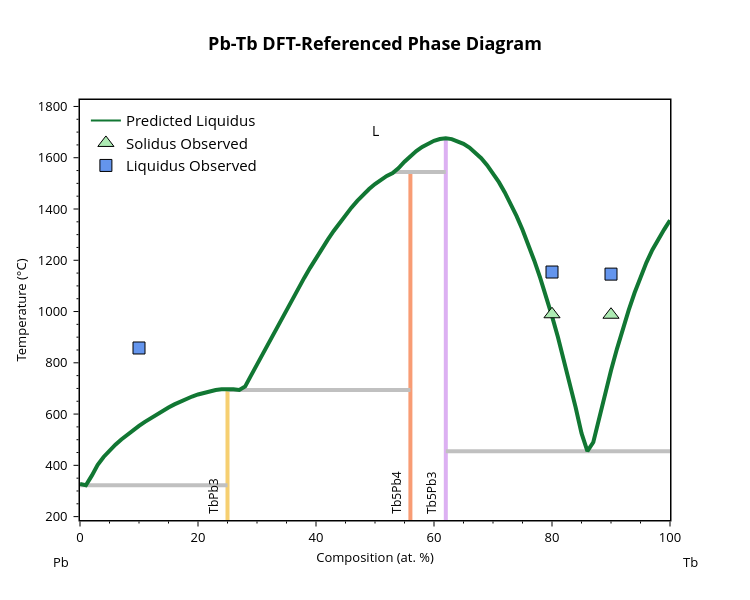

The notebook cell this image was saved under:
### Markdown cell above
Now that we have some datapoints, let's add them to the figure to see how well our initial predicition performed

### Code cell
def add_experimental_traces(figure: go.Figure):
    """Add experimental observation traces to a plotly figure"""

    # Add solidus observed markers
    figure.add_trace(go.Scatter(
            x=[point[0] for point in solidus_points],
            y=[point[1] for point in solidus_points],
            mode='markers',
            marker=dict(color='#ADEBB3', size=14, symbol='triangle-up', line=dict(width=1, color='black')),
            name='Solidus Observed'
    ))

    # Add liquidus observed markers
    figure.add_trace(go.Scatter(
            x=[point[0] for point in liquidus_points],
            y=[point[1] for point in liquidus_points],
            mode='markers',
            marker=dict(color='cornflowerblue', size=12, symbol='square', line=dict(width=1, color='black')),
            name='Liquidus Observed'
    ))

fig = blp.get_plot('pred')
add_experimental_traces(fig) # add the experimental data to the plot
fig.show()

### Figure 1 — Plotly figure (JSON) as saved in the notebook; plotly's stock layout.template omitted (floating-point values rounded to 4 significant figures)
{"data": [{"hovertemplate": "label=TbPb3<br>x=%{x}<br>t=%{y}<extra></extra>", "legendgroup": "TbPb3", "line": {"color": "rgb(246, 207, 113)", "dash": "solid", "width": 4}, "marker": {"symbol": "circle"}, "mode": "lines", "name": "TbPb3", "orientation": "v", "showlegend": false, "type": "scatter", "x": [25, 25, 25, 25, 25, 25, 25, 25, 25, 25, 25, 25, 25, 25, 25, 25, 25, 25, 25, 25, 25, 25, 25, 25, 25, 25, 25, 25, 25], "xaxis": "x", "y": [322.2, 694.3, 696.6, 696.5, 359.8, 401.7, 432.6, 537.2, 500.7, 519.5, 683.5, 676.5, 668.4, 613.0, 637.9, 625.9, 689.2, 693.6, 698.1, 698.1, 480.5, 458.1, 569.8, 553.9, 649.0, 659.2, 584.9, 599.3, -273.1], "yaxis": "y"}, {"hovertemplate": "label=Tb5Pb4<br>x=%{x}<br>t=%{y}<extra></extra>", "legendgroup": "Tb5Pb4", "line": {"color": "rgb(248, 156, 116)", "dash": "solid", "width": 4}, "marker": {"symbol": "circle"}, "mode": "lines", "name": "Tb5Pb4", "orientation": "v", "showlegend": false, "type": "scatter", "x": [56.0, 56.0, 56.0, 56.0, 56.0, 56.0, 56.0, 56.0, 56.0, 56.0, 56.0, 56.0, 56.0, 56.0, 56.0, 56.0, 56.0, 56.0, 56.0, 56.0, 56.0, 56.0, 56.0, 56.0, 56.0, 56.0, 56.0, 56.0, 56.0], "xaxis": "x", "y": [694.3, 1456.0, 1405.0, 1432.0, 1245.0, 1281.0, 1314.0, 1545.0, 1497.0, 1478.0, 1377.0, 1346.0, 1541.0, 1208.0, 1091.0, 966.0, 1514.0, 1529.0, 1131.0, 1170.0, 1008.0, 1050.0, 708.0, 750.8, 837.1, 793.9, 880.2, 923.3, -273.1], "yaxis": "y"}, {"hovertemplate": "label=Tb5Pb3<br>x=%{x}<br>t=%{y}<extra></extra>", "legendgroup": "Tb5Pb3", "line": {"color": "rgb(220, 176, 242)", "dash": "solid", "width": 4}, "marker": {"symbol": "circle"}, "mode": "lines", "name": "Tb5Pb3", "orientation": "v", "showlegend": false, "type": "scatter", "x": [62, 62, 62, 62, 62, 62, 62, 62, 62, 62, 62, 62, 62, 62, 62, 62, 62, 62, 62, 62, 62, 62, 62, 62, 62, 62, 62, 62, 62, 62, 62, 62, 62, 62, 62, 62], "xaxis": "x", "y": [455.4, 1626.0, 1545.0, 1560.0, 1673.0, 1261.0, 1421.0, 1540.0, 1059.0, 900.4, 982.2, 525.5, 626.3, 813.9, 722.5, 1585.0, 1607.0, 1676.0, 1676.0, 1642.0, 1656.0, 1673.0, 1666.0, 1372.0, 1319.0, 1505.0, 1465.0, 1665.0, 1654.0, 1621.0, 1640.0, 1598.0, 1571.0, 1198.0, 1131.0, -273.1], "yaxis": "y"}, {"hovertemplate": "x=%{x}<br>y=%{y}<extra></extra>", "legendgroup": "", "line": {"color": "Silver", "dash": "solid", "width": 4}, "marker": {"symbol": "circle"}, "mode": "lines", "name": "", "orientation": "v", "showlegend": false, "type": "scatter", "x": [0, 1, 25], "xaxis": "x", "y": [322.2, 322.2, 322.2], "yaxis": "y"}, {"hovertemplate": "x=%{x}<br>y=%{y}<extra></extra>", "legendgroup": "", "line": {"color": "Silver", "dash": "solid", "width": 4}, "marker": {"symbol": "circle"}, "mode": "lines", "name": "", "orientation": "v", "showlegend": false, "type": "scatter", "x": [62, 86, 100], "xaxis": "x", "y": [455.4, 455.4, 455.4], "yaxis": "y"}, {"hovertemplate": "x=%{x}<br>y=%{y}<extra></extra>", "legendgroup": "", "line": {"color": "Silver", "dash": "solid", "width": 4}, "marker": {"symbol": "circle"}, "mode": "lines", "name": "", "orientation": "v", "showlegend": false, "type": "scatter", "x": [25, 27, 56.0], "xaxis": "x", "y": [694.3, 694.3, 694.3], "yaxis": "y"}, {"hovertemplate": "x=%{x}<br>y=%{y}<extra></extra>", "legendgroup": "", "line": {"color": "Silver", "dash": "solid", "width": 4}, "marker": {"symbol": "circle"}, "mode": "lines", "name": "", "orientation": "v", "showlegend": false, "type": "scatter", "x": [53, 56.0, 62], "xaxis": "x", "y": [1545.0, 1545.0, 1545.0], "yaxis": "y"}, {"hovertemplate": "label=L<br>x=%{x}<br>t=%{y}<extra></extra>", "legendgroup": "L", "line": {"color": "#117733", "dash": "solid", "width": 4}, "marker": {"symbol": "circle"}, "mode": "lines", "name": "L", "orientation": "v", "showlegend": false, "type": "scatter", "x": [0, 1, 2, 3, 4, 5, 6, 7.0, 8, 9, 10, 11, 12, 13, 14.0, 15, 16, 17, 18, 19, 20, 21, 22, 23, 24, 25, 26, 27, 28.0, 29.0, 30, 31, 32, 33, 34, 35, 36, 37, 38, 39, 40, 41, 42, 43, 44, 45, 46, 47, 48, 49, 50, 51, 52, 53, 54, 55.0, 56.0, 57.0, 58.0, 59, 60, 61, 62, 63, 64, 65, 66, 67, 68, 69, 70, 71, 72, 73, 74, 75, 76, 77, 78, 79, 80, 81, 82, 83, 84, 85, 86, 87, 88, 89, 90, 91, 92, 93, 94, 95, 96, 97, 98, 99, 100], "xaxis": "x", "y": [327.6, 322.2, 359.8, 401.7, 432.6, 458.1, 480.5, 500.7, 519.5, 537.2, 553.9, 569.8, 584.9, 599.3, 613.0, 625.9, 637.9, 649.0, 659.2, 668.4, 676.5, 683.5, 689.2, 693.6, 696.6, 698.1, 696.5, 694.3, 708.0, 750.8, 793.9, 837.1, 880.2, 923.3, 966.0, 1008.0, 1050.0, 1091.0, 1131.0, 1170.0, 1208.0, 1245.0, 1281.0, 1314.0, 1346.0, 1377.0, 1405.0, 1432.0, 1456.0, 1478.0, 1497.0, 1514.0, 1529.0, 1541.0, 1560.0, 1585.0, 1607.0, 1626.0, 1642.0, 1656.0, 1666.0, 1673.0, 1676.0, 1673.0, 1665.0, 1654.0, 1640.0, 1621.0, 1598.0, 1571.0, 1540.0, 1505.0, 1465.0, 1421.0, 1372.0, 1319.0, 1261.0, 1198.0, 1131.0, 1059.0, 982.2, 900.4, 813.9, 722.5, 626.3, 525.5, 455.4, 490.0, 587.8, 681.1, 769.8, 853.5, 932.1, 1005.0, 1073.0, 1135.0, 1191.0, 1240.0, 1283.0, 1320.0, 1356.0], "yaxis": "y"}, {"marker": {"color": "#117733"}, "mode": "lines", "name": "Predicted Liquidus", "showlegend": true, "type": "scatter", "x": [null], "y": [null]}, {"marker": {"color": "#ADEBB3", "line": {"color": "black", "width": 1}, "size": 14, "symbol": "triangle-up"}, "mode": "markers", "name": "Solidus Observed", "type": "scatter", "x": [80, 90], "y": [989.4, 987.5]}, {"marker": {"color": "cornflowerblue", "line": {"color": "black", "width": 1}, "size": 12, "symbol": "square"}, "mode": "markers", "name": "Liquidus Observed", "type": "scatter", "x": [10, 80, 90], "y": [857.8, 1154.0, 1146]}], "layout": {"annotations": [{"borderpad": 5, "font": {"color": "black", "size": 12}, "showarrow": false, "text": "TbPb3", "textangle": -90, "x": 22.5, "y": 186.8, "yanchor": "bottom"}, {"borderpad": 5, "font": {"color": "black", "size": 12}, "showarrow": false, "text": "Tb5Pb4", "textangle": -90, "x": 53.5, "y": 186.8, "yanchor": "bottom"}, {"borderpad": 5, "font": {"color": "black", "size": 12}, "showarrow": false, "text": "Tb5Pb3", "textangle": -90, "x": 59.5, "y": 186.8, "yanchor": "bottom"}, {"font": {"color": "black", "size": 14}, "showarrow": false, "text": "L", "x": 50, "y": 1706.0}, {"font": {"color": "black", "size": 13}, "showarrow": false, "text": "Pb", "x": -0.05, "xanchor": "left", "xref": "paper", "y": -0.1, "yanchor": "middle", "yref": "paper"}, {"font": {"color": "black", "size": 13}, "showarrow": false, "text": "Tb", "x": 1.05, "xanchor": "right", "xref": "paper", "y": -0.1, "yanchor": "middle", "yref": "paper"}], "font": {"color": "black", "size": 13}, "height": 600, "legend": {"font": {"size": 15}, "x": 0.01, "xanchor": "left", "y": 0.99, "yanchor": "top"}, "plot_bgcolor": "white", "showlegend": true, "title": {"font": {"color": "black", "size": 18}, "text": "<b>Pb-Tb DFT-Referenced Phase Diagram</b>", "x": 0.5, "xanchor": "center"}, "width": 750, "xaxis": {"linecolor": "black", "linewidth": 1.5, "minor": {"nticks": 5, "tickcolor": "black", "ticklen": 2, "ticks": "outside", "tickwidth": 1}, "mirror": true, "range": [0, 100], "showline": true, "tickcolor": "black", "tickformat": ".0f", "ticklen": 5, "ticks": "outside", "tickwidth": 1, "title": {"font": {"size": 13}, "standoff": 8, "text": "Composition (at. %)"}}, "yaxis": {"linecolor": "black", "linewidth": 1.5, "minor": {"nticks": 5, "tickcolor": "black", "ticklen": 2, "ticks": "outside", "tickwidth": 1}, "mirror": true, "range": [186.8, 1825.0], "showline": true, "tickcolor": "black", "ticklen": 5, "ticks": "outside", "ticksuffix": " ", "tickwidth": 1, "title": {"font": {"size": 13}, "standoff": 8, "text": "Temperature (°C)"}}}}
